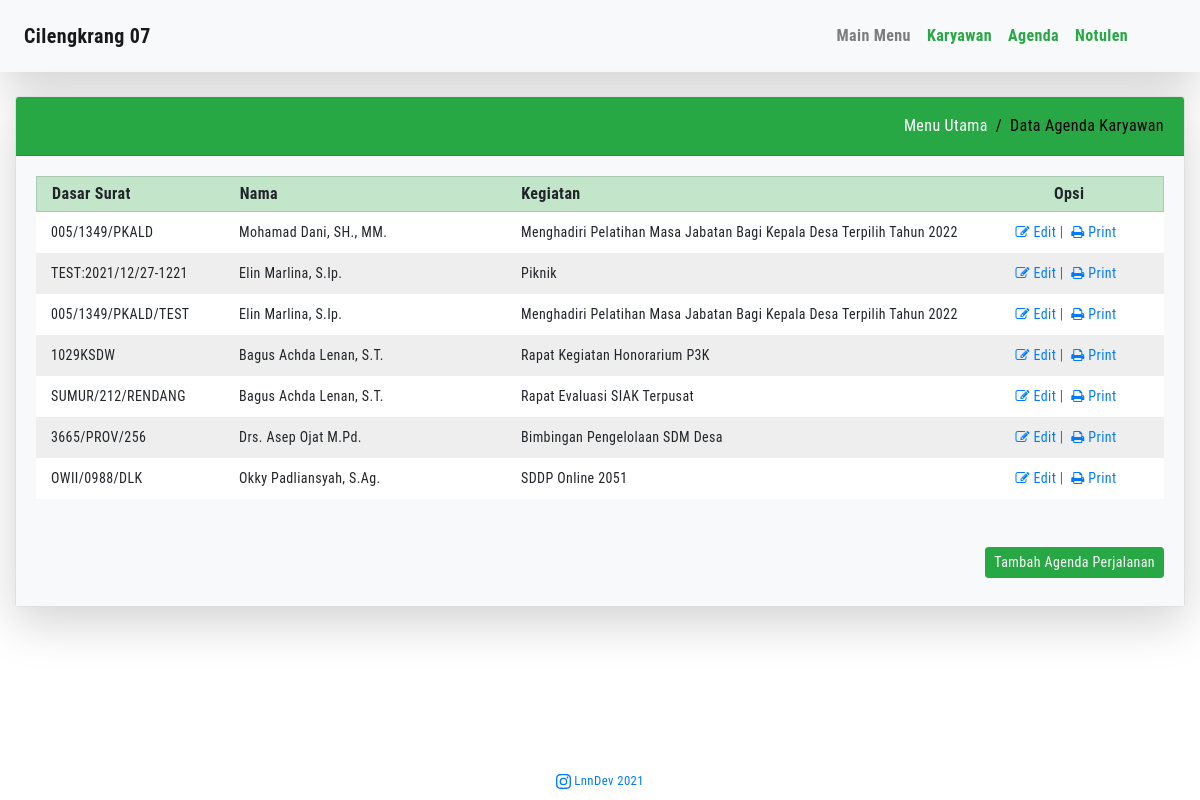
Page /show_agenda.php on the committed database.
### tables this page shows
CREATE TABLE `data_agenda` (
  `id` int(11) NOT NULL,
  `dasar_surat` varchar(30) NOT NULL,
  `lokasi` varchar(30) NOT NULL,
  `kegiatan` varchar(100) NOT NULL,
  `tgl_mulai` date NOT NULL,
  `tgl_selesai` date NOT NULL,
  `jam_mulai` time NOT NULL,
  `jam_selesai` time NOT NULL,
  `pengikut_a` varchar(30) NOT NULL,
  `pengikut_b` varchar(30) NOT NULL,
  `pengikut_c` varchar(30) NOT NULL,
  `nip_a` bigint(18) NOT NULL,
  `nip_b` bigint(18) NOT NULL,
  `nip_c` bigint(18) NOT NULL,
  `id_asn` int(11) NOT NULL,
  `created_at` timestamp NOT NULL DEFAULT current_timestamp(),
  `updated_at` datetime DEFAULT current_timestamp() ON UPDATE current_timestamp()
);

CREATE TABLE `data_asn` (
  `id` int(3) NOT NULL,
  `name` varchar(50) NOT NULL,
  `nip` decimal(18,0) NOT NULL,
  `tempatlahir` varchar(30) NOT NULL,
  `tanggallahir` date NOT NULL,
  `golongan` varchar(30) NOT NULL,
  `jabatan` varchar(50) NOT NULL
);

### show_agenda.php (the view, shortened to what this page needs)
<!DOCTYPE html>
<html lang="id">
<head>
	<?php
	include 'head.php';
	?>
</head>
<body>
	<?php
	require_once 'process_asn.php';
	include 'menu.php';
	?>
	<?php
	$mysqli = new mysqli('localhost', 'root', '', 'cilengkrang') or die(mysqli_error($mysqli));
	$result = $mysqli->query("SELECT * FROM data_asn INNER JOIN data_agenda ON data_asn.id = data_agenda.id_asn ORDER BY tgl_mulai DESC") or die($mysqli->error);
	?>
	<div class="container-fluid">
		<br>
		<div class="card shadow-lg">
			<div class="card-header bg-success text-white">
				<div class="d-flex top-breadcrumb">
					<div>
						<ol class="breadcrumb">
							<li class="breadcrumb-item"><a href="index.php">Menu Utama</a></li>
							<li class="breadcrumb-item active" aria-current="page">Data Agenda Karyawan</li>
						</ol>
					</div>
				</div>
			</div>
			<div class="card-body bg-light">
				<div class="row grid-head d-flex align-items-center">
					<div class="col-12 col-lg-2">
						<strong>Dasar Surat</strong>
					</div>
					<div class="col-12 col-lg-3">
						<strong>Nama</strong>
					</div>
					<div class="col-12 col-lg-5">
						<strong>Kegiatan</strong>
					</div>
					<div class="col-12 col-lg-2 text-center">
						<strong>Opsi</strong>
					</div>
				</div>
				<?php while ($row = $result->fetch_assoc()) : ?>
					<div class="row grid-body">
						<div class="col-12 col-lg-2">
							<?php echo $row['dasar_surat']; ?>
						</div>
						<div class="col-12 col-lg-3">
							<?php echo $row['name']; ?>
						</div>
						<div class="col-12 col-lg-5">
							<?php echo $row['kegiatan']; ?>
						</div>
						<div class="col-12 col-lg-2 text-center">
							<a href="data_agenda.php?edit2=<?php echo $row['id']; ?>" class="mr-1">
								<i class="fa fa-pencil-square-o" aria-hidden="true" data-toggle="tooltip" data-placement="bottom" title="Edit"></i> Edit |
							</a>
							<a href="" data-toggle="modal" data-target="#cetakSspd<?php echo $row['id']; ?>" class="mr-2">
								<i class="fa fa-print" aria-hidden="true" data-toggle="tooltip" data-placement="bottom" title="Cetak"></i> Print
							</a>
						</div>
					</div>
				<?php endwhile; ?>
				<div class="row justify-content-end">
					<div class="mt-5 mb-2">
						<a href="data_agenda.php" class="btn btn-success btn-sm">Tambah Agenda Perjalanan</a>
					</div>
				</div>
			</div>
		</div>
	</div>
	<?php
	include 'footer.php';
	?>
</body>
</html>

### assets/stylesheets/custom.css (style rules this page uses)
body { font-family: 'Roboto Condensed', sans-serif; letter-spacing: .4px; }
.top-breadcrumb { padding: 5px 0; }
.breadcrumb { padding: 0; margin-bottom: 0; background-color: transparent; }
.breadcrumb-item a { color: #fff; }
.breadcrumb-item.active { color: #000; }
.breadcrumb-item+.breadcrumb-item::before { color: #000; }
.row { margin-right: 0; margin-left: 0; }
.grid-head { background-color: #c3e6cb; padding: 5px 0; border-width: 1px; border-style: solid; border-color: rgba(0,0,0,.125); }
.grid-body { padding: 10px 0; font-size: 14px; }
.grid-body:nth-child(even) { background-color: #FFF; }
.grid-body:nth-child(odd) { background-color: #EEE; }

### rows in the picture
data_agenda: dasar_surat "005/1349/PKALD", id_asn.name "Mohamad Dani, SH., MM.", kegiatan "Menghadiri Pelatihan Masa Jabatan Bagi Kepala Desa Terpilih Tahun 2022"
data_agenda: dasar_surat "TEST:2021/12/27-1221", id_asn.name "Elin Marlina, S.Ip.", kegiatan "Piknik"
data_agenda: dasar_surat "005/1349/PKALD/TEST", id_asn.name "Elin Marlina, S.Ip.", kegiatan "Menghadiri Pelatihan Masa Jabatan Bagi Kepala Desa Terpilih Tahun 2022"
data_agenda: dasar_surat "1029KSDW", id_asn.name "Bagus Achda Lenan, S.T.", kegiatan "Rapat Kegiatan Honorarium P3K"
data_agenda: dasar_surat "SUMUR/212/RENDANG", id_asn.name "Bagus Achda Lenan, S.T.", kegiatan "Rapat Evaluasi SIAK Terpusat"
data_agenda: dasar_surat "3665/PROV/256", id_asn.name "Drs. Asep Ojat M.Pd.", kegiatan "Bimbingan Pengelolaan SDM Desa"
data_agenda: dasar_surat "OWII/0988/DLK", id_asn.name "Okky Padliansyah, S.Ag.", kegiatan "SDDP Online 2051"
